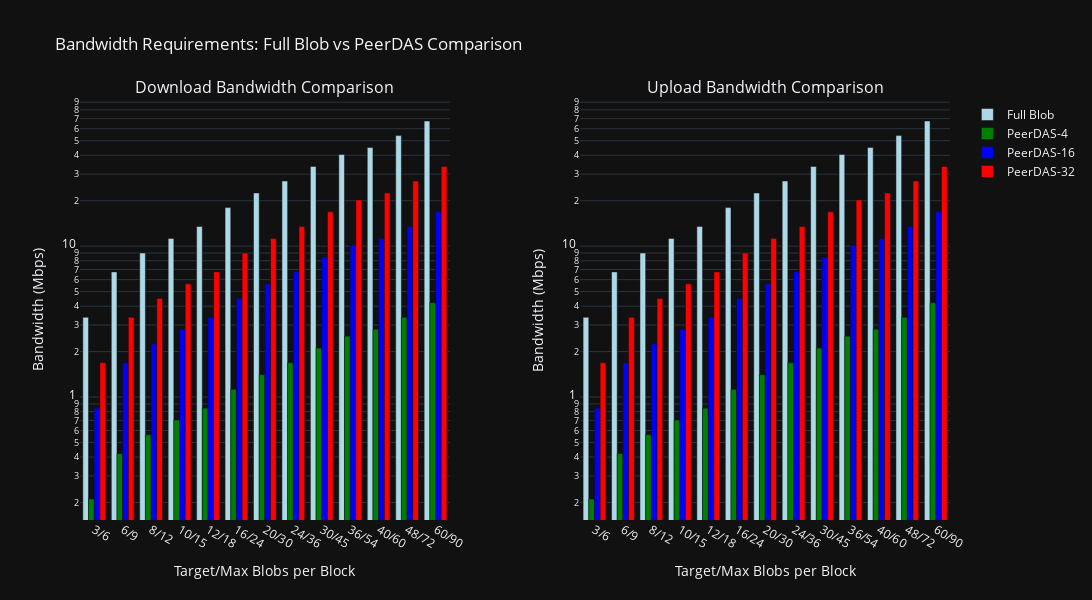

Notebook cell for this chart:
### Markdown cell above
## Visualizations

### Code cell
# 1. PeerDAS vs Full Blob Propagation Comparison
fig = make_subplots(
    rows=1, cols=2,
    subplot_titles=('Download Bandwidth Comparison', 'Upload Bandwidth Comparison'),
    horizontal_spacing=0.15
)

# Create scenario labels with only target/max blob counts
scenario_labels = [f"{row['target_blobs']}/{row['max_blobs']}" for _, row in df_results_full.iterrows()]

# Define methods to compare with colors
methods = [
    {'name': 'Full Blob', 'data': df_results_full, 'color': 'lightblue'},
    {'name': 'PeerDAS-4', 'data': df_results_peerdas[df_results_peerdas['custody_count'] == 4], 'color': 'green'},
    {'name': 'PeerDAS-16', 'data': df_results_peerdas[df_results_peerdas['custody_count'] == 16], 'color': 'blue'},
    {'name': 'PeerDAS-32', 'data': df_results_peerdas[df_results_peerdas['custody_count'] == 32], 'color': 'red'}
]

# Add traces for both download (col 1) and upload (col 2)
for i, method in enumerate(methods):
    # Download chart
    fig.add_trace(
        go.Bar(
            x=scenario_labels,
            y=method['data']['avg_download_mbps'],
            name=method['name'],
            marker_color=method['color'],
            offsetgroup=i+1
        ),
        row=1, col=1
    )
    
    # Upload chart (hide legend to avoid duplicates)
    fig.add_trace(
        go.Bar(
            x=scenario_labels,
            y=method['data']['avg_upload_mbps'],
            name=method['name'],
            marker_color=method['color'],
            offsetgroup=i+1,
            showlegend=False
        ),
        row=1, col=2
    )

fig.update_xaxes(title="Target/Max Blobs per Block")
fig.update_yaxes(type="log", title="Bandwidth (Mbps)")
fig.update_layout(
    title="Bandwidth Requirements: Full Blob vs PeerDAS Comparison",
    height=600,
    width=2400,
    barmode='group'
)

fig.show()

### Figure 1 — Plotly figure (JSON) as saved in the notebook; plotly's stock layout.template omitted (floating-point values rounded to 4 significant figures)
{"data": [{"marker": {"color": "lightblue"}, "name": "Full Blob", "offsetgroup": "1", "type": "bar", "x": ["3/6", "6/9", "8/12", "10/15", "12/18", "16/24", "20/30", "24/36", "30/45", "36/54", "40/60", "48/72", "60/90"], "xaxis": "x", "y": [3.375, 6.75, 9.0, 11.25, 13.5, 18.0, 22.5, 27.0, 33.75, 40.5, 45.0, 54.0, 67.5], "yaxis": "y"}, {"marker": {"color": "lightblue"}, "name": "Full Blob", "offsetgroup": "1", "showlegend": false, "type": "bar", "x": ["3/6", "6/9", "8/12", "10/15", "12/18", "16/24", "20/30", "24/36", "30/45", "36/54", "40/60", "48/72", "60/90"], "xaxis": "x2", "y": [3.375, 6.75, 9.0, 11.25, 13.5, 18.0, 22.5, 27.0, 33.75, 40.5, 45.0, 54.0, 67.5], "yaxis": "y2"}, {"marker": {"color": "green"}, "name": "PeerDAS-4", "offsetgroup": "2", "type": "bar", "x": ["3/6", "6/9", "8/12", "10/15", "12/18", "16/24", "20/30", "24/36", "30/45", "36/54", "40/60", "48/72", "60/90"], "xaxis": "x", "y": [0.2109, 0.4219, 0.5625, 0.7031, 0.8438, 1.125, 1.406, 1.688, 2.109, 2.531, 2.812, 3.375, 4.219], "yaxis": "y"}, {"marker": {"color": "green"}, "name": "PeerDAS-4", "offsetgroup": "2", "showlegend": false, "type": "bar", "x": ["3/6", "6/9", "8/12", "10/15", "12/18", "16/24", "20/30", "24/36", "30/45", "36/54", "40/60", "48/72", "60/90"], "xaxis": "x2", "y": [0.2109, 0.4219, 0.5625, 0.7031, 0.8438, 1.125, 1.406, 1.688, 2.109, 2.531, 2.812, 3.375, 4.219], "yaxis": "y2"}, {"marker": {"color": "blue"}, "name": "PeerDAS-16", "offsetgroup": "3", "type": "bar", "x": ["3/6", "6/9", "8/12", "10/15", "12/18", "16/24", "20/30", "24/36", "30/45", "36/54", "40/60", "48/72", "60/90"], "xaxis": "x", "y": [0.8438, 1.688, 2.25, 2.812, 3.375, 4.5, 5.625, 6.75, 8.438, 10.12, 11.25, 13.5, 16.88], "yaxis": "y"}, {"marker": {"color": "blue"}, "name": "PeerDAS-16", "offsetgroup": "3", "showlegend": false, "type": "bar", "x": ["3/6", "6/9", "8/12", "10/15", "12/18", "16/24", "20/30", "24/36", "30/45", "36/54", "40/60", "48/72", "60/90"], "xaxis": "x2", "y": [0.8438, 1.688, 2.25, 2.812, 3.375, 4.5, 5.625, 6.75, 8.438, 10.12, 11.25, 13.5, 16.88], "yaxis": "y2"}, {"marker": {"color": "red"}, "name": "PeerDAS-32", "offsetgroup": "4", "type": "bar", "x": ["3/6", "6/9", "8/12", "10/15", "12/18", "16/24", "20/30", "24/36", "30/45", "36/54", "40/60", "48/72", "60/90"], "xaxis": "x", "y": [1.688, 3.375, 4.5, 5.625, 6.75, 9.0, 11.25, 13.5, 16.88, 20.25, 22.5, 27.0, 33.75], "yaxis": "y"}, {"marker": {"color": "red"}, "name": "PeerDAS-32", "offsetgroup": "4", "showlegend": false, "type": "bar", "x": ["3/6", "6/9", "8/12", "10/15", "12/18", "16/24", "20/30", "24/36", "30/45", "36/54", "40/60", "48/72", "60/90"], "xaxis": "x2", "y": [1.688, 3.375, 4.5, 5.625, 6.75, 9.0, 11.25, 13.5, 16.88, 20.25, 22.5, 27.0, 33.75], "yaxis": "y2"}], "layout": {"annotations": [{"font": {"size": 16}, "showarrow": false, "text": "Download Bandwidth Comparison", "x": 0.2125, "xanchor": "center", "xref": "paper", "y": 1, "yanchor": "bottom", "yref": "paper"}, {"font": {"size": 16}, "showarrow": false, "text": "Upload Bandwidth Comparison", "x": 0.7875, "xanchor": "center", "xref": "paper", "y": 1, "yanchor": "bottom", "yref": "paper"}], "barmode": "group", "height": 600, "title": {"text": "Bandwidth Requirements: Full Blob vs PeerDAS Comparison"}, "width": 2400, "xaxis": {"anchor": "y", "domain": [0, 0.425], "title": {"text": "Target/Max Blobs per Block"}}, "xaxis2": {"anchor": "y2", "domain": [0.575, 1], "title": {"text": "Target/Max Blobs per Block"}}, "yaxis": {"anchor": "x", "domain": [0, 1], "title": {"text": "Bandwidth (Mbps)"}, "type": "log"}, "yaxis2": {"anchor": "x2", "domain": [0, 1], "title": {"text": "Bandwidth (Mbps)"}, "type": "log"}}}
